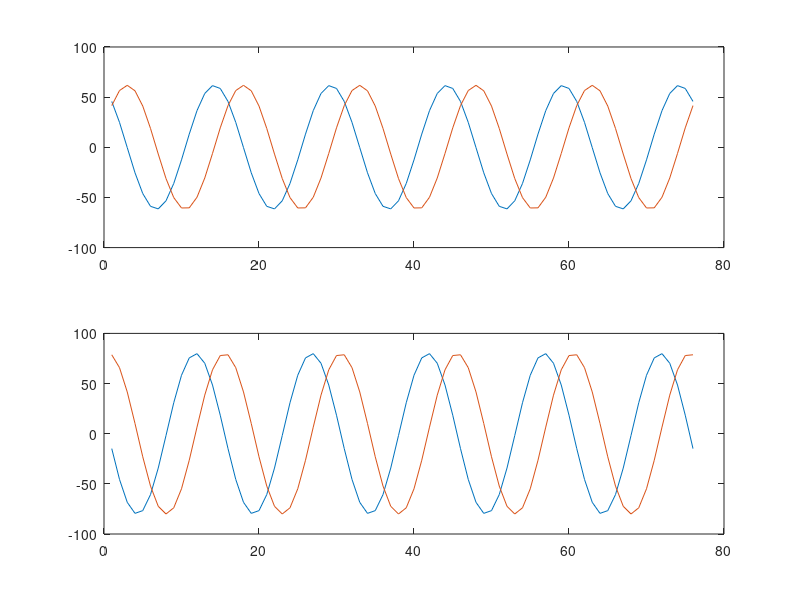

This figure's MATLAB source:
% test programme for phase error estimation
clc; clear;

%% Signal
f0 = 200;  % signal frequency (Hz)
fs = 3000; % sampling frequency (Hz)
T = 5 / f0; % sampling time (s)
N = round(T * fs);
N = N + mod(N, 2);
t = [0: N - 1] / fs;

phase_1 = pi * rand(1, 1);
phase_1_d = phase_1 / (2 * pi) * 360
phase_2 = pi * rand(1, 1);
phase_2_d = phase_2 / (2 * pi) * 360

phase_error = phase_1 - phase_2;
phase_error_d = 360 * phase_error / (2 * pi)

amplitude_1 = 100 * rand(1, 1);
amplitude_2 = 100 * rand(1, 1);

s1 = amplitude_1 * exp(1i * 2 * pi * f0 * t + 1i * phase_1);
s2 = amplitude_2 * exp(1i * 2 * pi * f0 * t + 1i * phase_2);

figure(1)
subplot(211)
plot(real(s1))
hold on
plot(imag(s1))
hold off
subplot(212)
plot(real(s2))
hold on
plot(imag(s2))
hold off

%% Phase error estimation
corr = xcorr(s1, s2);  % cross-correlation function
corr_abs = abs(corr);
corr_max = corr(corr_abs == max(corr_abs));
phase_error_estimated = angle(corr_max / abs(corr_max));
phase_error_estimated_d = 360 * phase_error_estimated / (2 * pi)
